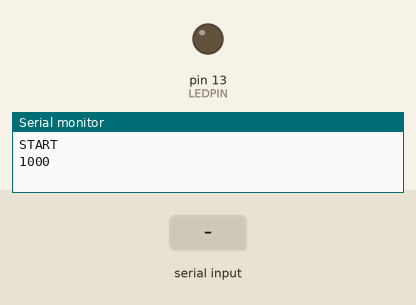
A sketch run on a simulated Arduino Uno, built with avr-gcc and run on an emulated ATmega328P. Shown: output pins drawn as LEDs (lit = HIGH), the last lines printed to the serial monitor. The inputs (shaded band) are chosen by the test bench.

Above: at 1.2 s.
1.3 s: "1" received over Serial
At 2.4 s:
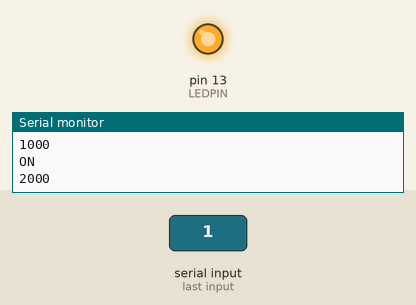
2.8 s: "0" received over Serial
At 3.6 s:
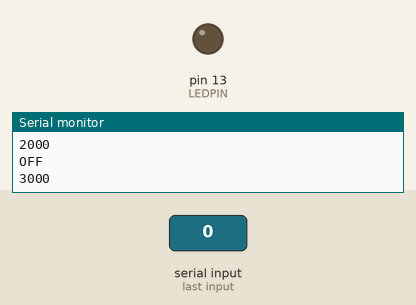
Timing chart, 0 to 5.8 s (numbered marks = the images above; inputs shaded):
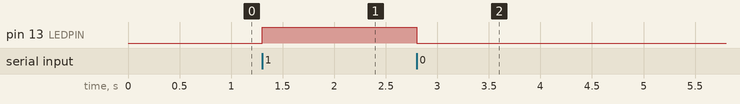

Measured:
- after the input at 1.3 s, pin 13 (LEDPIN): LOW → HIGH at once
- after the input at 2.8 s, pin 13 (LEDPIN): HIGH → LOW at once

The sketch:

MySerialInterfaceV3.ino
```cpp
// MySerialInterface v3
// Turn the LED on and off by sending 0 and 1 over serial.
// Now non-blocking, doesn't jam up the controller waiting for serial.
// By David McDonald 17/05/2022

#define LEDPIN LED_BUILTIN
#define MILLIS_INTERVAL 1000

unsigned long lastMillis = 0;

void setup() {
  // put your setup code here, to run once:
  Serial.begin(9600);
  Serial.println("START");
  pinMode(LEDPIN, OUTPUT);
}

void loop() {
  // put your main code here, to run repeatedly:
  doSerial();
  doMillis();
}

void doMillis() {
  if ((millis() - lastMillis) < MILLIS_INTERVAL) return;
  lastMillis = millis();
  Serial.println(millis());
}

void doSerial() {
  if (Serial.available()) {
    char c = Serial.read();
    if (c == '0') {
      Serial.println("OFF");
      digitalWrite(LEDPIN, LOW);
    }
    if (c == '1') {
      Serial.println("ON");
      digitalWrite(LEDPIN, HIGH);
    }
  }
}
```
